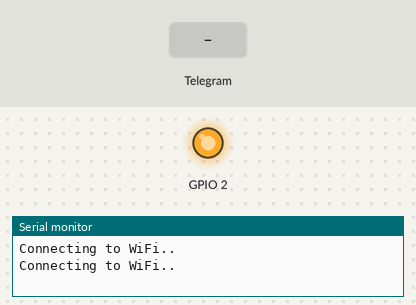
The sketch below on a simulated ESP8266 (NodeMCU). Shown: output pins drawn as LEDs (lit = HIGH, except the on-board LED, lit = LOW), the last lines printed to the serial monitor. Inputs (shaded band) come from the test bench. WiFi joins after 1.5 s; servers stay silent unless stated; the local clock reads 2024-03-15 10:24:30 at power-on unless the sketch sets it.

Above: at 3.2 s.
3.3 s: Telegram message "/Desligar" received
At 5.2 s:
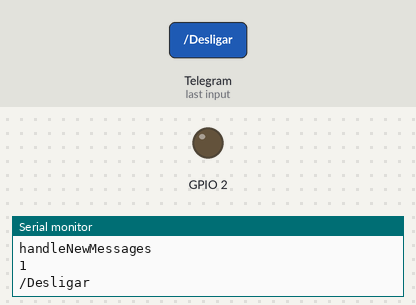
7.0 s: Telegram message "/Ligar" received
At 8.8 s:
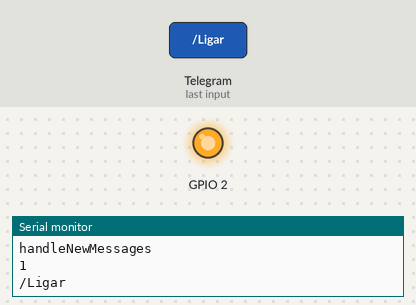
Timing chart, 0 to 10.3 s (numbered marks = the images above; inputs shaded):
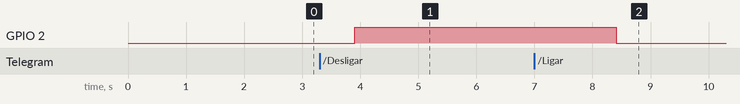

The sketch:

ESP8266_integrando_telegram.ino
```cpp
#include <ESP8266WiFi.h>
#include <WiFiClientSecure.h>
#include <UniversalTelegramBot.h> // Universal Telegram Bot Library written by Brian Lough: https://github.com/witnessmenow/Universal-Arduino-Telegram-Bot
#include <ArduinoJson.h>

// Replace with your network credentials
const char * ssid = "AULA_IOT";
const char * password = "unismg123!";

#define BOTtoken "5575062680:AAF08QlTlxa1aPhYbcbp7ddkiUxg8gkjiHQ" // Bot API (Botfather)
#define CHAT_ID "-759218161" // Chat ID (IDBOT)

#ifdef ESP8266
X509List cert(TELEGRAM_CERTIFICATE_ROOT);
#endif

WiFiClientSecure client;
UniversalTelegramBot bot(BOTtoken, client);

int botRequestDelay = 1000;
unsigned long lastTimeBotRan;

//const int BUILTIN_LED = D1;
bool releEstado = LOW;

// Handle what happens when you receive new messages
void handleNewMessages(int numNewMessages) {
  Serial.println("handleNewMessages");
  Serial.println(String(numNewMessages));

  for (int i = 0; i < numNewMessages; i++) {
    // Chat id of the requester
    String chat_id = String(bot.messages[i].chat_id);
    if (chat_id != CHAT_ID) {
      bot.sendMessage(chat_id, "Usuário não autorizado", "");
      Serial.println(chat_id);
      continue;
    }

    // Print the received message
    String text = bot.messages[i].text;
    Serial.println(text);

    String from_name = bot.messages[i].from_name;

    if (text == "/start") {
      String welcome = "Bem Vindo ao GRUPO04, " + from_name + ".\n";
      welcome += "Use os comandos a seguir para controlar suas saídas.\n\n";
      welcome += "/Ligar para ligar o led \n";
      welcome += "/Desligar para desligar o led \n";
      welcome += "/Status para ver o status do led \n";
      bot.sendMessage(chat_id, welcome, "");
    }

    if (text == "/Ligar") {
      bot.sendMessage(chat_id, "O led foi ligado", "");
      releEstado = LOW;
      //digitalWrite(BUILTIN_LED, releEstado);
      digitalWrite(BUILTIN_LED, releEstado);
    }

    if (text == "/Desligar") {
      bot.sendMessage(chat_id, "O led foi desligado", "");
      releEstado = HIGH;
      //digitalWrite(BUILTIN_LED, releEstado);
      digitalWrite(BUILTIN_LED, releEstado);
    }

    if (text == "/Status") {
      if (digitalRead(BUILTIN_LED)) {
        bot.sendMessage(chat_id, "Status do led é Desligado", "");
      } else {
        bot.sendMessage(chat_id, "Status do led é Ligado", "");
      }
    }
  }
}

void setup() {
  Serial.begin(115200);

  #ifdef ESP8266
  configTime(0, 0, "pool.ntp.org"); // get UTC time via NTP
  client.setTrustAnchors( & cert); // Add root certificate for api.telegram.org
  #endif

  pinMode(BUILTIN_LED, OUTPUT);
  digitalWrite(BUILTIN_LED, releEstado);

  // Connect to Wi-Fi
  WiFi.mode(WIFI_STA);
  WiFi.begin(ssid, password);
  while (WiFi.status() != WL_CONNECTED) {
    delay(1000);
    Serial.println("Connecting to WiFi..");
  };
}

void loop() {
  if (millis() > lastTimeBotRan + botRequestDelay) {
    int numNewMessages = bot.getUpdates(bot.last_message_received + 1);

    while (numNewMessages) {
      Serial.println("obteve resposta");
      handleNewMessages(numNewMessages);
      numNewMessages = bot.getUpdates(bot.last_message_received + 1);
    }
    lastTimeBotRan = millis();
  }
}
```

Measured:
- after the input at 3.3 s, GPIO 2: LOW → HIGH after 0.60 s
- after the input at 7.0 s, GPIO 2: HIGH → LOW after 1.4 s
